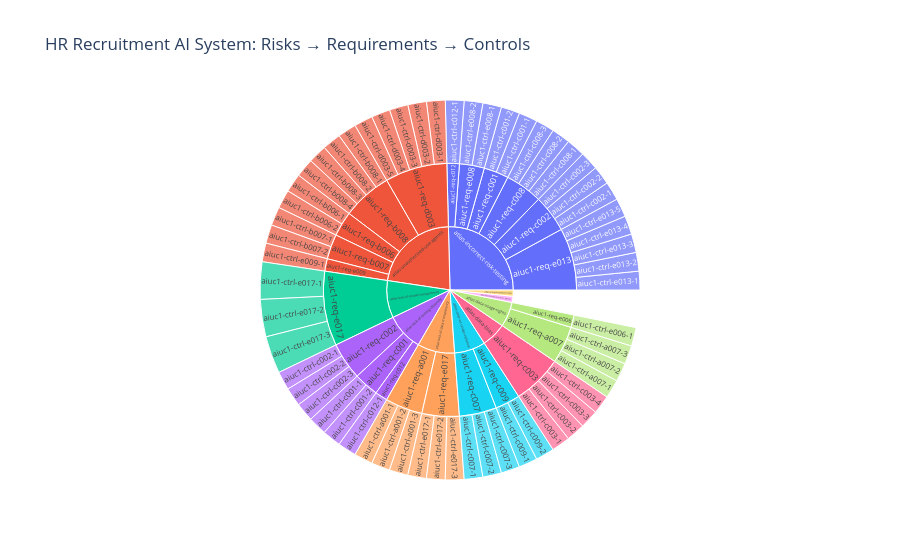
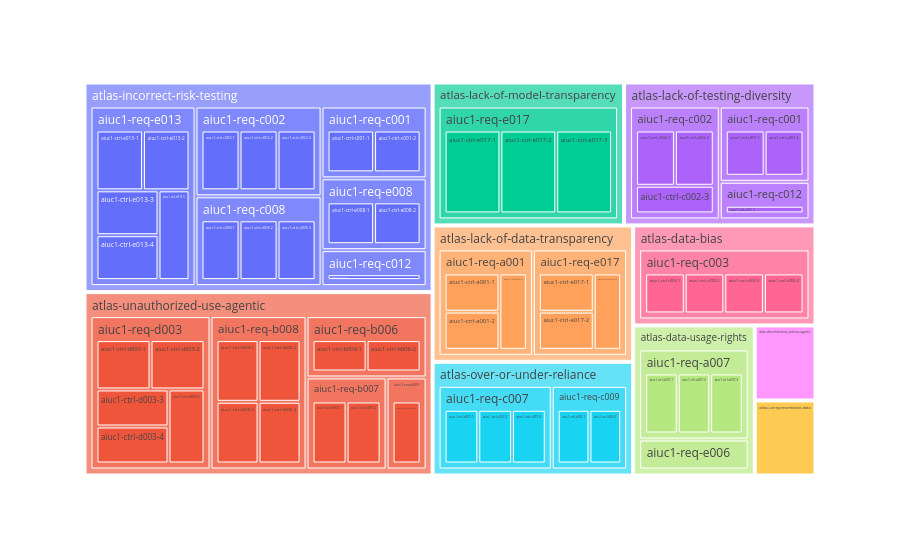

Write notebook code for charts like these, in order.
### Code cell
#  HR recruitment use case
import plotly.express as px
# sunburst 
px_fig_2 = px.sunburst(result_df_2, 
                     path=['IBM_Risk_ID', 'AIUC1_Requirement_ID', 'AIUC1_Control_ID'], 
                     title="HR Recruitment AI System: Risks → Requirements → Controls")

px_fig_2.show()
# treemap 
fig_2 = px.treemap(result_df_2, 
                 path=['IBM_Risk_ID', 'AIUC1_Requirement_ID', 'AIUC1_Control_ID'], 
                hover_data=['IBM_Risk_Name']
                )
fig_2.show()

### Figure 1 — Plotly figure (JSON) as saved in the notebook; plotly's stock layout.template omitted (floating-point values rounded to 4 significant figures)
{"data": [{"branchvalues": "total", "domain": {"x": [0, 1], "y": [0, 1]}, "hovertemplate": "labels=%{label}<br>count=%{value}<br>parent=%{parent}<br>id=%{id}<extra></extra>", "ids": ["atlas-incorrect-risk-testing/aiuc1-req-c001/aiuc1-ctrl-c001-1", "atlas-incorrect-risk-testing/aiuc1-req-c001/aiuc1-ctrl-c001-2", "atlas-incorrect-risk-testing/aiuc1-req-c002/aiuc1-ctrl-c002-1", "atlas-incorrect-risk-testing/aiuc1-req-c002/aiuc1-ctrl-c002-2", "atlas-incorrect-risk-testing/aiuc1-req-c002/aiuc1-ctrl-c002-3", "atlas-incorrect-risk-testing/aiuc1-req-c008/aiuc1-ctrl-c008-1", "atlas-incorrect-risk-testing/aiuc1-req-c008/aiuc1-ctrl-c008-2", "atlas-incorrect-risk-testing/aiuc1-req-c008/aiuc1-ctrl-c008-3", "atlas-incorrect-risk-testing/aiuc1-req-c012/aiuc1-ctrl-c012-1", "atlas-incorrect-risk-testing/aiuc1-req-e008/aiuc1-ctrl-e008-1", "atlas-incorrect-risk-testing/aiuc1-req-e008/aiuc1-ctrl-e008-2", "atlas-incorrect-risk-testing/aiuc1-req-e013/aiuc1-ctrl-e013-1", "atlas-incorrect-risk-testing/aiuc1-req-e013/aiuc1-ctrl-e013-2", "atlas-incorrect-risk-testing/aiuc1-req-e013/aiuc1-ctrl-e013-3", "atlas-incorrect-risk-testing/aiuc1-req-e013/aiuc1-ctrl-e013-4", "atlas-incorrect-risk-testing/aiuc1-req-e013/aiuc1-ctrl-e013-5", "atlas-over-or-under-reliance/aiuc1-req-c007/aiuc1-ctrl-c007-1", "atlas-over-or-under-reliance/aiuc1-req-c007/aiuc1-ctrl-c007-2", "atlas-over-or-under-reliance/aiuc1-req-c007/aiuc1-ctrl-c007-3", "atlas-over-or-under-reliance/aiuc1-req-c009/aiuc1-ctrl-c009-1", "atlas-over-or-under-reliance/aiuc1-req-c009/aiuc1-ctrl-c009-2", "atlas-lack-of-model-transparency/aiuc1-req-e017/aiuc1-ctrl-e017-1", "atlas-lack-of-model-transparency/aiuc1-req-e017/aiuc1-ctrl-e017-2", "atlas-lack-of-model-transparency/aiuc1-req-e017/aiuc1-ctrl-e017-3", "atlas-lack-of-testing-diversity/aiuc1-req-c001/aiuc1-ctrl-c001-1", "atlas-lack-of-testing-diversity/aiuc1-req-c001/aiuc1-ctrl-c001-2", "atlas-lack-of-testing-diversity/aiuc1-req-c002/aiuc1-ctrl-c002-1", "atlas-lack-of-testing-diversity/aiuc1-req-c002/aiuc1-ctrl-c002-2", "atlas-lack-of-testing-diversity/aiuc1-req-c002/aiuc1-ctrl-c002-3", "atlas-lack-of-testing-diversity/aiuc1-req-c012/aiuc1-ctrl-c012-1", "atlas-data-bias/aiuc1-req-c003/aiuc1-ctrl-c003-1", "atlas-data-bias/aiuc1-req-c003/aiuc1-ctrl-c003-2", "atlas-data-bias/aiuc1-req-c003/aiuc1-ctrl-c003-3", "atlas-data-bias/aiuc1-req-c003/aiuc1-ctrl-c003-4", "atlas-data-usage-rights/aiuc1-req-a007/aiuc1-ctrl-a007-1", "atlas-data-usage-rights/aiuc1-req-a007/aiuc1-ctrl-a007-2", "atlas-data-usage-rights/aiuc1-req-a007/aiuc1-ctrl-a007-3", "atlas-data-usage-rights/aiuc1-req-e006/aiuc1-ctrl-e006-1", "atlas-unauthorized-use-agentic/aiuc1-req-b006/aiuc1-ctrl-b006-1", "atlas-unauthorized-use-agentic/aiuc1-req-b006/aiuc1-ctrl-b006-2", "atlas-unauthorized-use-agentic/aiuc1-req-b007/aiuc1-ctrl-b007-1", "atlas-unauthorized-use-agentic/aiuc1-req-b007/aiuc1-ctrl-b007-2", "atlas-unauthorized-use-agentic/aiuc1-req-b008/aiuc1-ctrl-b008-1", "atlas-unauthorized-use-agentic/aiuc1-req-b008/aiuc1-ctrl-b008-2", "atlas-unauthorized-use-agentic/aiuc1-req-b008/aiuc1-ctrl-b008-3", "atlas-unauthorized-use-agentic/aiuc1-req-b008/aiuc1-ctrl-b008-4", "atlas-unauthorized-use-agentic/aiuc1-req-d003/aiuc1-ctrl-d003-1", "atlas-unauthorized-use-agentic/aiuc1-req-d003/aiuc1-ctrl-d003-2", "atlas-unauthorized-use-agentic/aiuc1-req-d003/aiuc1-ctrl-d003-3", "atlas-unauthorized-use-agentic/aiuc1-req-d003/aiuc1-ctrl-d003-4", "atlas-unauthorized-use-agentic/aiuc1-req-d003/aiuc1-ctrl-d003-5", "atlas-unauthorized-use-agentic/aiuc1-req-e009/aiuc1-ctrl-e009-1", "atlas-lack-of-data-transparency/aiuc1-req-a001/aiuc1-ctrl-a001-1", "atlas-lack-of-data-transparency/aiuc1-req-a001/aiuc1-ctrl-a001-2", "atlas-lack-of-data-transparency/aiuc1-req-a001/aiuc1-ctrl-a001-3", "atlas-lack-of-data-transparency/aiuc1-req-e017/aiuc1-ctrl-e017-1", "atlas-lack-of-data-transparency/aiuc1-req-e017/aiuc1-ctrl-e017-2", "atlas-lack-of-data-transparency/aiuc1-req-e017/aiuc1-ctrl-e017-3", "atlas-incorrect-risk-testing/aiuc1-req-c001", "atlas-incorrect-risk-testing/aiuc1-req-c002", "atlas-incorrect-risk-testing/aiuc1-req-c008", "atlas-incorrect-risk-testing/aiuc1-req-c012", "atlas-incorrect-risk-testing/aiuc1-req-e008", "atlas-incorrect-risk-testing/aiuc1-req-e013", "atlas-over-or-under-reliance/aiuc1-req-c007", "atlas-over-or-under-reliance/aiuc1-req-c009", "atlas-lack-of-model-transparency/aiuc1-req-e017", "atlas-lack-of-testing-diversity/aiuc1-req-c001", "atlas-lack-of-testing-diversity/aiuc1-req-c002", "atlas-lack-of-testing-diversity/aiuc1-req-c012", "atlas-data-bias/aiuc1-req-c003", "atlas-data-usage-rights/aiuc1-req-a007", "atlas-data-usage-rights/aiuc1-req-e006", "atlas-unauthorized-use-agentic/aiuc1-req-b006", "atlas-unauthorized-use-agentic/aiuc1-req-b007", "atlas-unauthorized-use-agentic/aiuc1-req-b008", "atlas-unauthorized-use-agentic/aiuc1-req-d003", "atlas-unauthorized-use-agentic/aiuc1-req-e009", "atlas-lack-of-data-transparency/aiuc1-req-a001", "atlas-lack-of-data-transparency/aiuc1-req-e017", "atlas-incorrect-risk-testing", "atlas-over-or-under-reliance", "atlas-discriminatory-actions-agentic", "atlas-lack-of-model-transparency", "atlas-unrepresentative-data", "atlas-lack-of-testing-diversity", "atlas-data-bias", "atlas-data-usage-rights", "atlas-unauthorized-use-agentic", "atlas-lack-of-data-transparency"], "labels": ["aiuc1-ctrl-c001-1", "aiuc1-ctrl-c001-2", "aiuc1-ctrl-c002-1", "aiuc1-ctrl-c002-2", "aiuc1-ctrl-c002-3", "aiuc1-ctrl-c008-1", "aiuc1-ctrl-c008-2", "aiuc1-ctrl-c008-3", "aiuc1-ctrl-c012-1", "aiuc1-ctrl-e008-1", "aiuc1-ctrl-e008-2", "aiuc1-ctrl-e013-1", "aiuc1-ctrl-e013-2", "aiuc1-ctrl-e013-3", "aiuc1-ctrl-e013-4", "aiuc1-ctrl-e013-5", "aiuc1-ctrl-c007-1", "aiuc1-ctrl-c007-2", "aiuc1-ctrl-c007-3", "aiuc1-ctrl-c009-1", "aiuc1-ctrl-c009-2", "aiuc1-ctrl-e017-1", "aiuc1-ctrl-e017-2", "aiuc1-ctrl-e017-3", "aiuc1-ctrl-c001-1", "aiuc1-ctrl-c001-2", "aiuc1-ctrl-c002-1", "aiuc1-ctrl-c002-2", "aiuc1-ctrl-c002-3", "aiuc1-ctrl-c012-1", "aiuc1-ctrl-c003-1", "aiuc1-ctrl-c003-2", "aiuc1-ctrl-c003-3", "aiuc1-ctrl-c003-4", "aiuc1-ctrl-a007-1", "aiuc1-ctrl-a007-2", "aiuc1-ctrl-a007-3", "aiuc1-ctrl-e006-1", "aiuc1-ctrl-b006-1", "aiuc1-ctrl-b006-2", "aiuc1-ctrl-b007-1", "aiuc1-ctrl-b007-2", "aiuc1-ctrl-b008-1", "aiuc1-ctrl-b008-2", "aiuc1-ctrl-b008-3", "aiuc1-ctrl-b008-4", "aiuc1-ctrl-d003-1", "aiuc1-ctrl-d003-2", "aiuc1-ctrl-d003-3", "aiuc1-ctrl-d003-4", "aiuc1-ctrl-d003-5", "aiuc1-ctrl-e009-1", "aiuc1-ctrl-a001-1", "aiuc1-ctrl-a001-2", "aiuc1-ctrl-a001-3", "aiuc1-ctrl-e017-1", "aiuc1-ctrl-e017-2", "aiuc1-ctrl-e017-3", "aiuc1-req-c001", "aiuc1-req-c002", "aiuc1-req-c008", "aiuc1-req-c012", "aiuc1-req-e008", "aiuc1-req-e013", "aiuc1-req-c007", "aiuc1-req-c009", "aiuc1-req-e017", "aiuc1-req-c001", "aiuc1-req-c002", "aiuc1-req-c012", "aiuc1-req-c003", "aiuc1-req-a007", "aiuc1-req-e006", "aiuc1-req-b006", "aiuc1-req-b007", "aiuc1-req-b008", "aiuc1-req-d003", "aiuc1-req-e009", "aiuc1-req-a001", "aiuc1-req-e017", "atlas-incorrect-risk-testing", "atlas-over-or-under-reliance", "atlas-discriminatory-actions-agentic", "atlas-lack-of-model-transparency", "atlas-unrepresentative-data", "atlas-lack-of-testing-diversity", "atlas-data-bias", "atlas-data-usage-rights", "atlas-unauthorized-use-agentic", "atlas-lack-of-data-transparency"], "name": "", "parents": ["atlas-incorrect-risk-testing/aiuc1-req-c001", "atlas-incorrect-risk-testing/aiuc1-req-c001", "atlas-incorrect-risk-testing/aiuc1-req-c002", "atlas-incorrect-risk-testing/aiuc1-req-c002", "atlas-incorrect-risk-testing/aiuc1-req-c002", "atlas-incorrect-risk-testing/aiuc1-req-c008", "atlas-incorrect-risk-testing/aiuc1-req-c008", "atlas-incorrect-risk-testing/aiuc1-req-c008", "atlas-incorrect-risk-testing/aiuc1-req-c012", "atlas-incorrect-risk-testing/aiuc1-req-e008", "atlas-incorrect-risk-testing/aiuc1-req-e008", "atlas-incorrect-risk-testing/aiuc1-req-e013", "atlas-incorrect-risk-testing/aiuc1-req-e013", "atlas-incorrect-risk-testing/aiuc1-req-e013", "atlas-incorrect-risk-testing/aiuc1-req-e013", "atlas-incorrect-risk-testing/aiuc1-req-e013", "atlas-over-or-under-reliance/aiuc1-req-c007", "atlas-over-or-under-reliance/aiuc1-req-c007", "atlas-over-or-under-reliance/aiuc1-req-c007", "atlas-over-or-under-reliance/aiuc1-req-c009", "atlas-over-or-under-reliance/aiuc1-req-c009", "atlas-lack-of-model-transparency/aiuc1-req-e017", "atlas-lack-of-model-transparency/aiuc1-req-e017", "atlas-lack-of-model-transparency/aiuc1-req-e017", "atlas-lack-of-testing-diversity/aiuc1-req-c001", "atlas-lack-of-testing-diversity/aiuc1-req-c001", "atlas-lack-of-testing-diversity/aiuc1-req-c002", "atlas-lack-of-testing-diversity/aiuc1-req-c002", "atlas-lack-of-testing-diversity/aiuc1-req-c002", "atlas-lack-of-testing-diversity/aiuc1-req-c012", "atlas-data-bias/aiuc1-req-c003", "atlas-data-bias/aiuc1-req-c003", "atlas-data-bias/aiuc1-req-c003", "atlas-data-bias/aiuc1-req-c003", "atlas-data-usage-rights/aiuc1-req-a007", "atlas-data-usage-rights/aiuc1-req-a007", "atlas-data-usage-rights/aiuc1-req-a007", "atlas-data-usage-rights/aiuc1-req-e006", "atlas-unauthorized-use-agentic/aiuc1-req-b006", "atlas-unauthorized-use-agentic/aiuc1-req-b006", "atlas-unauthorized-use-agentic/aiuc1-req-b007", "atlas-unauthorized-use-agentic/aiuc1-req-b007", "atlas-unauthorized-use-agentic/aiuc1-req-b008", "atlas-unauthorized-use-agentic/aiuc1-req-b008", "atlas-unauthorized-use-agentic/aiuc1-req-b008", "atlas-unauthorized-use-agentic/aiuc1-req-b008", "atlas-unauthorized-use-agentic/aiuc1-req-d003", "atlas-unauthorized-use-agentic/aiuc1-req-d003", "atlas-unauthorized-use-agentic/aiuc1-req-d003", "atlas-unauthorized-use-agentic/aiuc1-req-d003", "atlas-unauthorized-use-agentic/aiuc1-req-d003", "atlas-unauthorized-use-agentic/aiuc1-req-e009", "atlas-lack-of-data-transparency/aiuc1-req-a001", "atlas-lack-of-data-transparency/aiuc1-req-a001", "atlas-lack-of-data-transparency/aiuc1-req-a001", "atlas-lack-of-data-transparency/aiuc1-req-e017", "atlas-lack-of-data-transparency/aiuc1-req-e017", "atlas-lack-of-data-transparency/aiuc1-req-e017", "atlas-incorrect-risk-testing", "atlas-incorrect-risk-testing", "atlas-incorrect-risk-testing", "atlas-incorrect-risk-testing", "atlas-incorrect-risk-testing", "atlas-incorrect-risk-testing", "atlas-over-or-under-reliance", "atlas-over-or-under-reliance", "atlas-lack-of-model-transparency", "atlas-lack-of-testing-diversity", "atlas-lack-of-testing-diversity", "atlas-lack-of-testing-diversity", "atlas-data-bias", "atlas-data-usage-rights", "atlas-data-usage-rights", "atlas-unauthorized-use-agentic", "atlas-unauthorized-use-agentic", "atlas-unauthorized-use-agentic", "atlas-unauthorized-use-agentic", "atlas-unauthorized-use-agentic", "atlas-lack-of-data-transparency", "atlas-lack-of-data-transparency", "", "", "", "", "", "", "", "", "", ""], "type": "sunburst", "values": [1, 1, 1, 1, 1, 1, 1, 1, 1, 1, 1, 1, 1, 1, 1, 1, 1, 1, 1, 1, 1, 2, 2, 2, 1, 1, 1, 1, 1, 1, 1, 1, 1, 1, 1, 1, 1, 1, 1, 1, 1, 1, 1, 1, 1, 1, 1, 1, 1, 1, 1, 1, 1, 1, 1, 1, 1, 1, 2, 3, 3, 1, 2, 5, 3, 2, 6, 2, 3, 1, 4, 3, 1, 2, 2, 4, 5, 1, 3, 3, 16, 5, 1, 6, 1, 6, 4, 4, 14, 6]}], "layout": {"legend": {"tracegroupgap": 0}, "title": {"text": "HR Recruitment AI System: Risks → Requirements → Controls"}}}

### Figure 2 — Plotly figure (JSON) as saved in the notebook; plotly's stock layout.template omitted (floating-point values rounded to 4 significant figures)
{"data": [{"branchvalues": "total", "customdata": [["Incorrect risk testing"], ["Incorrect risk testing"], ["Incorrect risk testing"], ["Incorrect risk testing"], ["Incorrect risk testing"], ["Incorrect risk testing"], ["Incorrect risk testing"], ["Incorrect risk testing"], ["Incorrect risk testing"], ["Incorrect risk testing"], ["Incorrect risk testing"], ["Incorrect risk testing"], ["Incorrect risk testing"], ["Incorrect risk testing"], ["Incorrect risk testing"], ["Incorrect risk testing"], ["Over- or under-reliance"], ["Over- or under-reliance"], ["Over- or under-reliance"], ["Over- or under-reliance"], ["Over- or under-reliance"], ["Lack of model transparency"], ["Lack of model transparency"], ["Lack of model transparency"], ["Lack of testing diversity"], ["Lack of testing diversity"], ["Lack of testing diversity"], ["Lack of testing diversity"], ["Lack of testing diversity"], ["Lack of testing diversity"], ["Data bias"], ["Data bias"], ["Data bias"], ["Data bias"], ["Data usage rights restrictions"], ["Data usage rights restrictions"], ["Data usage rights restrictions"], ["Data usage rights restrictions"], ["Unauthorized use"], ["Unauthorized use"], ["Unauthorized use"], ["Unauthorized use"], ["Unauthorized use"], ["Unauthorized use"], ["Unauthorized use"], ["Unauthorized use"], ["Unauthorized use"], ["Unauthorized use"], ["Unauthorized use"], ["Unauthorized use"], ["Unauthorized use"], ["Unauthorized use"], ["Lack of data transparency"], ["Lack of data transparency"], ["Lack of data transparency"], ["Lack of data transparency"], ["Lack of data transparency"], ["Lack of data transparency"], ["Incorrect risk testing"], ["Incorrect risk testing"], ["Incorrect risk testing"], ["Incorrect risk testing"], ["Incorrect risk testing"], ["Incorrect risk testing"], ["Over- or under-reliance"], ["Over- or under-reliance"], ["Lack of model transparency"], ["Lack of testing diversity"], ["Lack of testing diversity"], ["Lack of testing diversity"], ["Data bias"], ["Data usage rights restrictions"], ["Data usage rights restrictions"], ["Unauthorized use"], ["Unauthorized use"], ["Unauthorized use"], ["Unauthorized use"], ["Unauthorized use"], ["Lack of data transparency"], ["Lack of data transparency"], ["Incorrect risk testing"], ["Over- or under-reliance"], ["Discriminatory actions"], ["Lack of model transparency"], ["Unrepresentative data"], ["Lack of testing diversity"], ["Data bias"], ["Data usage rights restrictions"], ["Unauthorized use"], ["Lack of data transparency"]], "domain": {"x": [0, 1], "y": [0, 1]}, "hovertemplate": "labels=%{label}<br>count=%{value}<br>parent=%{parent}<br>id=%{id}<br>IBM_Risk_Name=%{customdata[0]}<extra></extra>", "ids": ["atlas-incorrect-risk-testing/aiuc1-req-c001/aiuc1-ctrl-c001-1", "atlas-incorrect-risk-testing/aiuc1-req-c001/aiuc1-ctrl-c001-2", "atlas-incorrect-risk-testing/aiuc1-req-c002/aiuc1-ctrl-c002-1", "atlas-incorrect-risk-testing/aiuc1-req-c002/aiuc1-ctrl-c002-2", "atlas-incorrect-risk-testing/aiuc1-req-c002/aiuc1-ctrl-c002-3", "atlas-incorrect-risk-testing/aiuc1-req-c008/aiuc1-ctrl-c008-1", "atlas-incorrect-risk-testing/aiuc1-req-c008/aiuc1-ctrl-c008-2", "atlas-incorrect-risk-testing/aiuc1-req-c008/aiuc1-ctrl-c008-3", "atlas-incorrect-risk-testing/aiuc1-req-c012/aiuc1-ctrl-c012-1", "atlas-incorrect-risk-testing/aiuc1-req-e008/aiuc1-ctrl-e008-1", "atlas-incorrect-risk-testing/aiuc1-req-e008/aiuc1-ctrl-e008-2", "atlas-incorrect-risk-testing/aiuc1-req-e013/aiuc1-ctrl-e013-1", "atlas-incorrect-risk-testing/aiuc1-req-e013/aiuc1-ctrl-e013-2", "atlas-incorrect-risk-testing/aiuc1-req-e013/aiuc1-ctrl-e013-3", "atlas-incorrect-risk-testing/aiuc1-req-e013/aiuc1-ctrl-e013-4", "atlas-incorrect-risk-testing/aiuc1-req-e013/aiuc1-ctrl-e013-5", "atlas-over-or-under-reliance/aiuc1-req-c007/aiuc1-ctrl-c007-1", "atlas-over-or-under-reliance/aiuc1-req-c007/aiuc1-ctrl-c007-2", "atlas-over-or-under-reliance/aiuc1-req-c007/aiuc1-ctrl-c007-3", "atlas-over-or-under-reliance/aiuc1-req-c009/aiuc1-ctrl-c009-1", "atlas-over-or-under-reliance/aiuc1-req-c009/aiuc1-ctrl-c009-2", "atlas-lack-of-model-transparency/aiuc1-req-e017/aiuc1-ctrl-e017-1", "atlas-lack-of-model-transparency/aiuc1-req-e017/aiuc1-ctrl-e017-2", "atlas-lack-of-model-transparency/aiuc1-req-e017/aiuc1-ctrl-e017-3", "atlas-lack-of-testing-diversity/aiuc1-req-c001/aiuc1-ctrl-c001-1", "atlas-lack-of-testing-diversity/aiuc1-req-c001/aiuc1-ctrl-c001-2", "atlas-lack-of-testing-diversity/aiuc1-req-c002/aiuc1-ctrl-c002-1", "atlas-lack-of-testing-diversity/aiuc1-req-c002/aiuc1-ctrl-c002-2", "atlas-lack-of-testing-diversity/aiuc1-req-c002/aiuc1-ctrl-c002-3", "atlas-lack-of-testing-diversity/aiuc1-req-c012/aiuc1-ctrl-c012-1", "atlas-data-bias/aiuc1-req-c003/aiuc1-ctrl-c003-1", "atlas-data-bias/aiuc1-req-c003/aiuc1-ctrl-c003-2", "atlas-data-bias/aiuc1-req-c003/aiuc1-ctrl-c003-3", "atlas-data-bias/aiuc1-req-c003/aiuc1-ctrl-c003-4", "atlas-data-usage-rights/aiuc1-req-a007/aiuc1-ctrl-a007-1", "atlas-data-usage-rights/aiuc1-req-a007/aiuc1-ctrl-a007-2", "atlas-data-usage-rights/aiuc1-req-a007/aiuc1-ctrl-a007-3", "atlas-data-usage-rights/aiuc1-req-e006/aiuc1-ctrl-e006-1", "atlas-unauthorized-use-agentic/aiuc1-req-b006/aiuc1-ctrl-b006-1", "atlas-unauthorized-use-agentic/aiuc1-req-b006/aiuc1-ctrl-b006-2", "atlas-unauthorized-use-agentic/aiuc1-req-b007/aiuc1-ctrl-b007-1", "atlas-unauthorized-use-agentic/aiuc1-req-b007/aiuc1-ctrl-b007-2", "atlas-unauthorized-use-agentic/aiuc1-req-b008/aiuc1-ctrl-b008-1", "atlas-unauthorized-use-agentic/aiuc1-req-b008/aiuc1-ctrl-b008-2", "atlas-unauthorized-use-agentic/aiuc1-req-b008/aiuc1-ctrl-b008-3", "atlas-unauthorized-use-agentic/aiuc1-req-b008/aiuc1-ctrl-b008-4", "atlas-unauthorized-use-agentic/aiuc1-req-d003/aiuc1-ctrl-d003-1", "atlas-unauthorized-use-agentic/aiuc1-req-d003/aiuc1-ctrl-d003-2", "atlas-unauthorized-use-agentic/aiuc1-req-d003/aiuc1-ctrl-d003-3", "atlas-unauthorized-use-agentic/aiuc1-req-d003/aiuc1-ctrl-d003-4", "atlas-unauthorized-use-agentic/aiuc1-req-d003/aiuc1-ctrl-d003-5", "atlas-unauthorized-use-agentic/aiuc1-req-e009/aiuc1-ctrl-e009-1", "atlas-lack-of-data-transparency/aiuc1-req-a001/aiuc1-ctrl-a001-1", "atlas-lack-of-data-transparency/aiuc1-req-a001/aiuc1-ctrl-a001-2", "atlas-lack-of-data-transparency/aiuc1-req-a001/aiuc1-ctrl-a001-3", "atlas-lack-of-data-transparency/aiuc1-req-e017/aiuc1-ctrl-e017-1", "atlas-lack-of-data-transparency/aiuc1-req-e017/aiuc1-ctrl-e017-2", "atlas-lack-of-data-transparency/aiuc1-req-e017/aiuc1-ctrl-e017-3", "atlas-incorrect-risk-testing/aiuc1-req-c001", "atlas-incorrect-risk-testing/aiuc1-req-c002", "atlas-incorrect-risk-testing/aiuc1-req-c008", "atlas-incorrect-risk-testing/aiuc1-req-c012", "atlas-incorrect-risk-testing/aiuc1-req-e008", "atlas-incorrect-risk-testing/aiuc1-req-e013", "atlas-over-or-under-reliance/aiuc1-req-c007", "atlas-over-or-under-reliance/aiuc1-req-c009", "atlas-lack-of-model-transparency/aiuc1-req-e017", "atlas-lack-of-testing-diversity/aiuc1-req-c001", "atlas-lack-of-testing-diversity/aiuc1-req-c002", "atlas-lack-of-testing-diversity/aiuc1-req-c012", "atlas-data-bias/aiuc1-req-c003", "atlas-data-usage-rights/aiuc1-req-a007", "atlas-data-usage-rights/aiuc1-req-e006", "atlas-unauthorized-use-agentic/aiuc1-req-b006", "atlas-unauthorized-use-agentic/aiuc1-req-b007", "atlas-unauthorized-use-agentic/aiuc1-req-b008", "atlas-unauthorized-use-agentic/aiuc1-req-d003", "atlas-unauthorized-use-agentic/aiuc1-req-e009", "atlas-lack-of-data-transparency/aiuc1-req-a001", "atlas-lack-of-data-transparency/aiuc1-req-e017", "atlas-incorrect-risk-testing", "atlas-over-or-under-reliance", "atlas-discriminatory-actions-agentic", "atlas-lack-of-model-transparency", "atlas-unrepresentative-data", "atlas-lack-of-testing-diversity", "atlas-data-bias", "atlas-data-usage-rights", "atlas-unauthorized-use-agentic", "atlas-lack-of-data-transparency"], "labels": ["aiuc1-ctrl-c001-1", "aiuc1-ctrl-c001-2", "aiuc1-ctrl-c002-1", "aiuc1-ctrl-c002-2", "aiuc1-ctrl-c002-3", "aiuc1-ctrl-c008-1", "aiuc1-ctrl-c008-2", "aiuc1-ctrl-c008-3", "aiuc1-ctrl-c012-1", "aiuc1-ctrl-e008-1", "aiuc1-ctrl-e008-2", "aiuc1-ctrl-e013-1", "aiuc1-ctrl-e013-2", "aiuc1-ctrl-e013-3", "aiuc1-ctrl-e013-4", "aiuc1-ctrl-e013-5", "aiuc1-ctrl-c007-1", "aiuc1-ctrl-c007-2", "aiuc1-ctrl-c007-3", "aiuc1-ctrl-c009-1", "aiuc1-ctrl-c009-2", "aiuc1-ctrl-e017-1", "aiuc1-ctrl-e017-2", "aiuc1-ctrl-e017-3", "aiuc1-ctrl-c001-1", "aiuc1-ctrl-c001-2", "aiuc1-ctrl-c002-1", "aiuc1-ctrl-c002-2", "aiuc1-ctrl-c002-3", "aiuc1-ctrl-c012-1", "aiuc1-ctrl-c003-1", "aiuc1-ctrl-c003-2", "aiuc1-ctrl-c003-3", "aiuc1-ctrl-c003-4", "aiuc1-ctrl-a007-1", "aiuc1-ctrl-a007-2", "aiuc1-ctrl-a007-3", "aiuc1-ctrl-e006-1", "aiuc1-ctrl-b006-1", "aiuc1-ctrl-b006-2", "aiuc1-ctrl-b007-1", "aiuc1-ctrl-b007-2", "aiuc1-ctrl-b008-1", "aiuc1-ctrl-b008-2", "aiuc1-ctrl-b008-3", "aiuc1-ctrl-b008-4", "aiuc1-ctrl-d003-1", "aiuc1-ctrl-d003-2", "aiuc1-ctrl-d003-3", "aiuc1-ctrl-d003-4", "aiuc1-ctrl-d003-5", "aiuc1-ctrl-e009-1", "aiuc1-ctrl-a001-1", "aiuc1-ctrl-a001-2", "aiuc1-ctrl-a001-3", "aiuc1-ctrl-e017-1", "aiuc1-ctrl-e017-2", "aiuc1-ctrl-e017-3", "aiuc1-req-c001", "aiuc1-req-c002", "aiuc1-req-c008", "aiuc1-req-c012", "aiuc1-req-e008", "aiuc1-req-e013", "aiuc1-req-c007", "aiuc1-req-c009", "aiuc1-req-e017", "aiuc1-req-c001", "aiuc1-req-c002", "aiuc1-req-c012", "aiuc1-req-c003", "aiuc1-req-a007", "aiuc1-req-e006", "aiuc1-req-b006", "aiuc1-req-b007", "aiuc1-req-b008", "aiuc1-req-d003", "aiuc1-req-e009", "aiuc1-req-a001", "aiuc1-req-e017", "atlas-incorrect-risk-testing", "atlas-over-or-under-reliance", "atlas-discriminatory-actions-agentic", "atlas-lack-of-model-transparency", "atlas-unrepresentative-data", "atlas-lack-of-testing-diversity", "atlas-data-bias", "atlas-data-usage-rights", "atlas-unauthorized-use-agentic", "atlas-lack-of-data-transparency"], "name": "", "parents": ["atlas-incorrect-risk-testing/aiuc1-req-c001", "atlas-incorrect-risk-testing/aiuc1-req-c001", "atlas-incorrect-risk-testing/aiuc1-req-c002", "atlas-incorrect-risk-testing/aiuc1-req-c002", "atlas-incorrect-risk-testing/aiuc1-req-c002", "atlas-incorrect-risk-testing/aiuc1-req-c008", "atlas-incorrect-risk-testing/aiuc1-req-c008", "atlas-incorrect-risk-testing/aiuc1-req-c008", "atlas-incorrect-risk-testing/aiuc1-req-c012", "atlas-incorrect-risk-testing/aiuc1-req-e008", "atlas-incorrect-risk-testing/aiuc1-req-e008", "atlas-incorrect-risk-testing/aiuc1-req-e013", "atlas-incorrect-risk-testing/aiuc1-req-e013", "atlas-incorrect-risk-testing/aiuc1-req-e013", "atlas-incorrect-risk-testing/aiuc1-req-e013", "atlas-incorrect-risk-testing/aiuc1-req-e013", "atlas-over-or-under-reliance/aiuc1-req-c007", "atlas-over-or-under-reliance/aiuc1-req-c007", "atlas-over-or-under-reliance/aiuc1-req-c007", "atlas-over-or-under-reliance/aiuc1-req-c009", "atlas-over-or-under-reliance/aiuc1-req-c009", "atlas-lack-of-model-transparency/aiuc1-req-e017", "atlas-lack-of-model-transparency/aiuc1-req-e017", "atlas-lack-of-model-transparency/aiuc1-req-e017", "atlas-lack-of-testing-diversity/aiuc1-req-c001", "atlas-lack-of-testing-diversity/aiuc1-req-c001", "atlas-lack-of-testing-diversity/aiuc1-req-c002", "atlas-lack-of-testing-diversity/aiuc1-req-c002", "atlas-lack-of-testing-diversity/aiuc1-req-c002", "atlas-lack-of-testing-diversity/aiuc1-req-c012", "atlas-data-bias/aiuc1-req-c003", "atlas-data-bias/aiuc1-req-c003", "atlas-data-bias/aiuc1-req-c003", "atlas-data-bias/aiuc1-req-c003", "atlas-data-usage-rights/aiuc1-req-a007", "atlas-data-usage-rights/aiuc1-req-a007", "atlas-data-usage-rights/aiuc1-req-a007", "atlas-data-usage-rights/aiuc1-req-e006", "atlas-unauthorized-use-agentic/aiuc1-req-b006", "atlas-unauthorized-use-agentic/aiuc1-req-b006", "atlas-unauthorized-use-agentic/aiuc1-req-b007", "atlas-unauthorized-use-agentic/aiuc1-req-b007", "atlas-unauthorized-use-agentic/aiuc1-req-b008", "atlas-unauthorized-use-agentic/aiuc1-req-b008", "atlas-unauthorized-use-agentic/aiuc1-req-b008", "atlas-unauthorized-use-agentic/aiuc1-req-b008", "atlas-unauthorized-use-agentic/aiuc1-req-d003", "atlas-unauthorized-use-agentic/aiuc1-req-d003", "atlas-unauthorized-use-agentic/aiuc1-req-d003", "atlas-unauthorized-use-agentic/aiuc1-req-d003", "atlas-unauthorized-use-agentic/aiuc1-req-d003", "atlas-unauthorized-use-agentic/aiuc1-req-e009", "atlas-lack-of-data-transparency/aiuc1-req-a001", "atlas-lack-of-data-transparency/aiuc1-req-a001", "atlas-lack-of-data-transparency/aiuc1-req-a001", "atlas-lack-of-data-transparency/aiuc1-req-e017", "atlas-lack-of-data-transparency/aiuc1-req-e017", "atlas-lack-of-data-transparency/aiuc1-req-e017", "atlas-incorrect-risk-testing", "atlas-incorrect-risk-testing", "atlas-incorrect-risk-testing", "atlas-incorrect-risk-testing", "atlas-incorrect-risk-testing", "atlas-incorrect-risk-testing", "atlas-over-or-under-reliance", "atlas-over-or-under-reliance", "atlas-lack-of-model-transparency", "atlas-lack-of-testing-diversity", "atlas-lack-of-testing-diversity", "atlas-lack-of-testing-diversity", "atlas-data-bias", "atlas-data-usage-rights", "atlas-data-usage-rights", "atlas-unauthorized-use-agentic", "atlas-unauthorized-use-agentic", "atlas-unauthorized-use-agentic", "atlas-unauthorized-use-agentic", "atlas-unauthorized-use-agentic", "atlas-lack-of-data-transparency", "atlas-lack-of-data-transparency", "", "", "", "", "", "", "", "", "", ""], "type": "treemap", "values": [1, 1, 1, 1, 1, 1, 1, 1, 1, 1, 1, 1, 1, 1, 1, 1, 1, 1, 1, 1, 1, 2, 2, 2, 1, 1, 1, 1, 1, 1, 1, 1, 1, 1, 1, 1, 1, 1, 1, 1, 1, 1, 1, 1, 1, 1, 1, 1, 1, 1, 1, 1, 1, 1, 1, 1, 1, 1, 2, 3, 3, 1, 2, 5, 3, 2, 6, 2, 3, 1, 4, 3, 1, 2, 2, 4, 5, 1, 3, 3, 16, 5, 1, 6, 1, 6, 4, 4, 14, 6]}], "layout": {"legend": {"tracegroupgap": 0}, "margin": {"t": 60}}}
